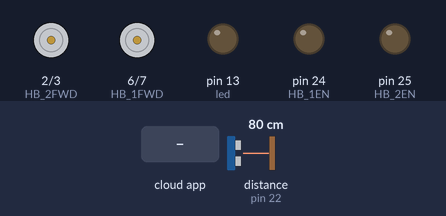
The sketch below on a simulated Arduino Mega 2560, built with avr-gcc and run on an emulated ATmega2560. Shown: motor-driver pin pairs drawn as motors (green arrow = first pin HIGH = forward, orange = second pin HIGH = backward, longer = more drive), output pins drawn as LEDs (lit = HIGH). Wiring (inferred from the names in the program): ultrasonic range finder: trigger pin 23; echo pin 22. The inputs (shaded band) are chosen by the test bench; at power-on: distance to the obstacle (sensor on pin 22) 80 cm. The echo pulse lasts 58.3 µs per cm; the ROS host is connected and sends only what is stated; pins used as bus, display or sensor lines are not drawn.

Above: at 1.2 s.
1.3 s: distance to the obstacle (sensor on pin 22) set to 34 cm
2.8 s: distance to the obstacle (sensor on pin 22) set to 27 cm
At 4.0 s:
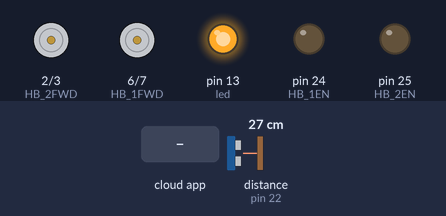
4.3 s: the phone or cloud app sets linear.x to -100
At 5.4 s:
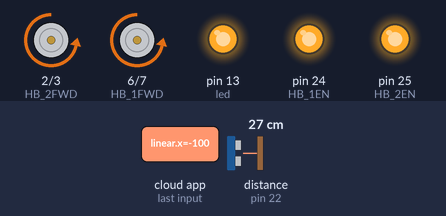
5.8 s: the phone or cloud app sets linear.x to 100
At 6.4 s:
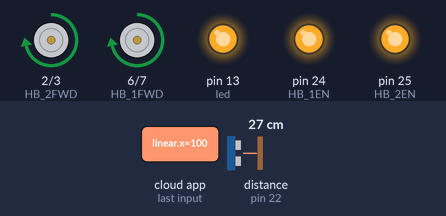
7.3 s: distance to the obstacle (sensor on pin 22) set to 2 cm
At 8.5 s:
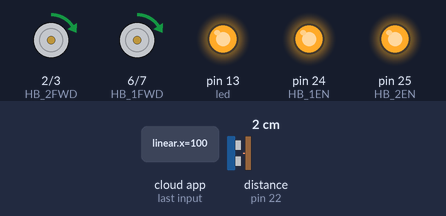
8.8 s: distance to the obstacle (sensor on pin 22) set to 9 cm
At 9.8 s:
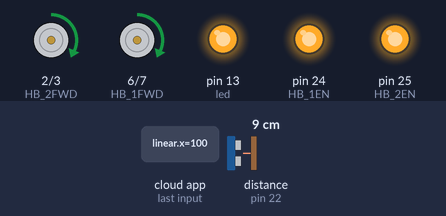
Timing chart, 0 to 11.3 s (numbered marks = the images above; inputs shaded):
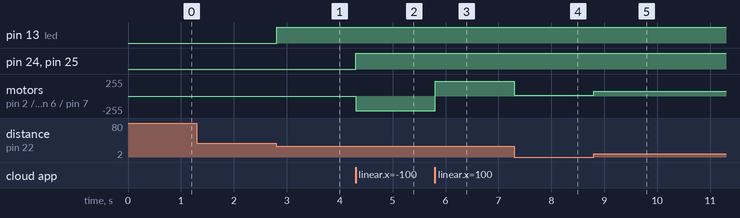

Measured:
- the behaviour switches between 31 and 30 cm on distance to the obstacle (sensor on pin 22) (found by bisection; images 0 and 1)
- after the input at 1.3 s, every drawn part: stays the same
- after the input at 2.8 s, pin 13 (led): LOW → HIGH at once
- after the input at 4.3 s, pin 24 (HB_1EN), pin 25 (HB_2EN): LOW → HIGH at once; motor on pin 2 (HB_2FWD) / pin 3 (HB_2REV), motor on pin 6 (HB_1FWD) / pin 7 (HB_1REV): stopped → backward 220/255 at once
- after the input at 5.8 s, motor on pin 2 (HB_2FWD) / pin 3 (HB_2REV), motor on pin 6 (HB_1FWD) / pin 7 (HB_1REV): backward 220/255 → forward 220/255 at once
- after the input at 7.3 s, motor on pin 2 (HB_2FWD) / pin 3 (HB_2REV), motor on pin 6 (HB_1FWD) / pin 7 (HB_1REV): forward 220/255 → forward 8/255 at once
- after the input at 8.8 s, motor on pin 2 (HB_2FWD) / pin 3 (HB_2REV), motor on pin 6 (HB_1FWD) / pin 7 (HB_1REV): forward 8/255 → forward 68/255 at once

The sketch:

robotbase_34_2.ino
```cpp
#include <ros.h>
//#include <std_msgs/Empty.h>
#include <geometry_msgs/Twist.h>

#define HB_1REV   7
#define HB_1EN    24
#define HB_1FWD   6
#define HB_2REV   3
#define HB_2EN    25
#define HB_2FWD   2
#define trigPin 23
#define echoPin 22
#define led 13

double vmax = 0.16;
double vl_, vr_;
unsigned long t = millis();

void convert2motor(geometry_msgs::Twist twist);
//double distancefactor();

ros::NodeHandle nh;

void messageCb(const geometry_msgs::Twist &twist) { // const std_msgs::Empty& toggle_msg){
  t = millis();

  convert2motor(twist);
}

//ros::Subscriber<std_msgs::Empty> sub("toggle_led", &messageCb );

ros::Subscriber<geometry_msgs::Twist> sub("/turtle1/cmd_vel", &messageCb );

void setup()
{
  pinMode(HB_1REV, OUTPUT);
  pinMode(HB_1EN, OUTPUT);
  pinMode(HB_1FWD, OUTPUT);
  pinMode(HB_2REV, OUTPUT);
  pinMode(HB_2EN, OUTPUT);
  pinMode(HB_2FWD, OUTPUT);

  Serial.begin (9600);
  pinMode(trigPin, OUTPUT);
  pinMode(echoPin, INPUT);
  pinMode(led, OUTPUT);

  nh.initNode();
  nh.subscribe(sub);
}

void loop()
{
  nh.spinOnce();
  double df = (double) distancefactor();
  writespeed(vl_*df, vr_*df);
  delay(1);
}

void convert2motor(geometry_msgs::Twist twist) {

  //double vmax = 0.16;

  double lx = twist.linear.x;
  double az = twist.angular.z;

  double rotsp = az * 0.0475;

//  long duration, distance;
//  double distancefactor;
//  digitalWrite(trigPin, LOW);
//  delayMicroseconds(2);
//  digitalWrite(trigPin, HIGH);
//  delayMicroseconds(10);
//  digitalWrite(trigPin, LOW);
//  duration = pulseIn(echoPin, HIGH);
//  distance = (duration/58);
//
//  if (distance < 30) {
//    digitalWrite(led,HIGH);
//    distancefactor = ((double) distance)/30;
//  }
//  else {
//    digitalWrite(led,LOW);
//    distancefactor = 1;
//  }

  digitalWrite(HB_1EN, HIGH);
  digitalWrite(HB_2EN, HIGH);

  double df = distancefactor();

  double vl = (-rotsp + lx);
  double vr = (rotsp + lx);

  //Serial.println("Hoi");

  clip_v(&vl, &vr);

  vl_ = vl;
  vr_ = vr;
//  if (1) { //(millis()-t) < 100
//    if (vl >= 0) {
//      analogWrite(HB_1FWD, 255*vl/vmax);
//      analogWrite(HB_1REV, 0);
//    } else {
//      analogWrite(HB_1FWD, 0);
//      analogWrite(HB_1REV, -255*vl/vmax);
//    }
//    if (vr >= 0) {
//      analogWrite(HB_2FWD, 255*vr/vmax);
//      analogWrite(HB_2REV, 0);
//    } else {
//      analogWrite(HB_2FWD, 0);
//      analogWrite(HB_2REV, -255*vr/vmax);
//    }
//  } else {
//    analogWrite(HB_1FWD, 0);
//    analogWrite(HB_1REV, 0);
//    analogWrite(HB_2FWD, 0);
//    analogWrite(HB_2REV, 0);
//  }

}

void clip_v(double *vl, double *vr) {
  if (abs(*vl) > vmax) {
    *vr = *vr * vmax/ abs(*vl);
    *vl = *vl * vmax/ abs(*vl);
  }

  if (abs(*vr) > vmax) {
    *vl = *vl * vmax / abs(*vr);
    *vr = *vr * vmax / abs(*vr);
  }
}


double distancefactor(){
  double distance = (double) getdistance();
  double df;

  if (distance < 30) {
    digitalWrite(led,HIGH);
    df = ( distance)/30;
  }
  else {
    digitalWrite(led,LOW);
    df = 1;
  }

  return df;
}

long getdistance(){
  long duration, distance;

  digitalWrite(trigPin, LOW);
  delayMicroseconds(2);
  digitalWrite(trigPin, HIGH);
  delayMicroseconds(10);
  digitalWrite(trigPin, LOW);
  duration = pulseIn(echoPin, HIGH);
  distance = (duration/58);

  return distance;
}

void writespeed(double vl, double vr) {
  if (1) { //(millis()-t) < 100
    if (vl >= 0) {
      analogWrite(HB_1FWD, 255*vl/vmax);
      analogWrite(HB_1REV, 0);
    } else {
      analogWrite(HB_1FWD, 0);
      analogWrite(HB_1REV, -255*vl/vmax);
    }
    if (vr >= 0) {
      analogWrite(HB_2FWD, 255*vr/vmax);
      analogWrite(HB_2REV, 0);
    } else {
      analogWrite(HB_2FWD, 0);
      analogWrite(HB_2REV, -255*vr/vmax);
    }
  } else {
    analogWrite(HB_1FWD, 0);
    analogWrite(HB_1REV, 0);
    analogWrite(HB_2FWD, 0);
    analogWrite(HB_2REV, 0);
  }
}
/*
double distancefactor() {
  long duration, distance;
  double distancefactor;
  digitalWrite(trigPin, LOW);
  delayMicroseconds(2);
  digitalWrite(trigPin, HIGH);
  delayMicroseconds(10);
  digitalWrite(trigPin, LOW);
  duration = pulseIn(echoPin, HIGH);
  distance = (duration/2) / 29.1;

  if (distance < 30) {
    digitalWrite(led,HIGH);
    distancefactor = ((double) distance)/30;
  }
  else {
    digitalWrite(led,LOW);
    distancefactor = 1;
  }
  if (distance >= 200 || distance <= 0){
    Serial.println("Out of range");
  }
  else {
    Serial.print(distance);
    Serial.println(" cm");
  }
  delay(500);

  return distancefactor;
}
*/

// 0.16 m/s is maximum speed
```
